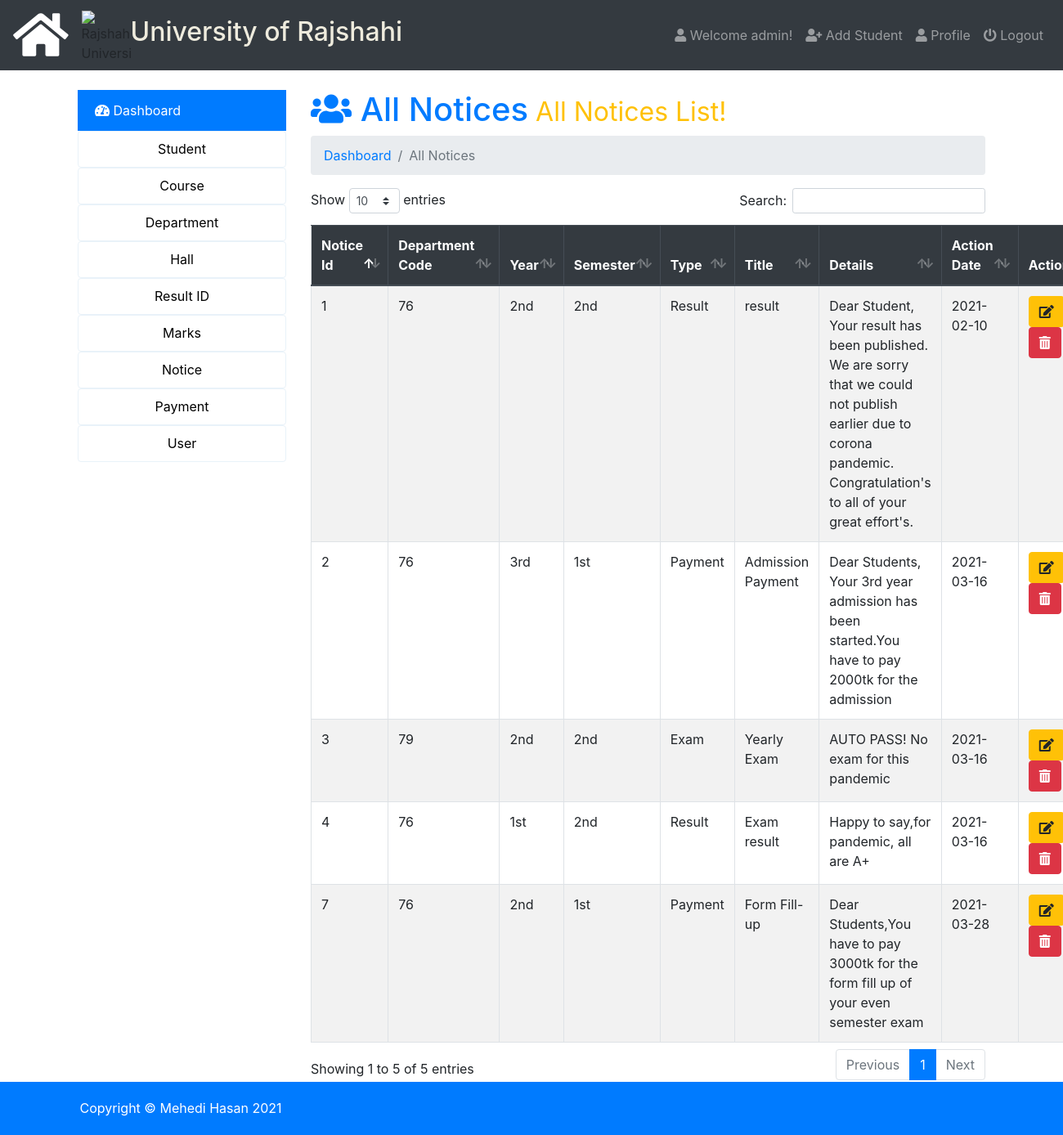
Page /admin/index.php?page=all-notice (signed in) on the earlier database version.
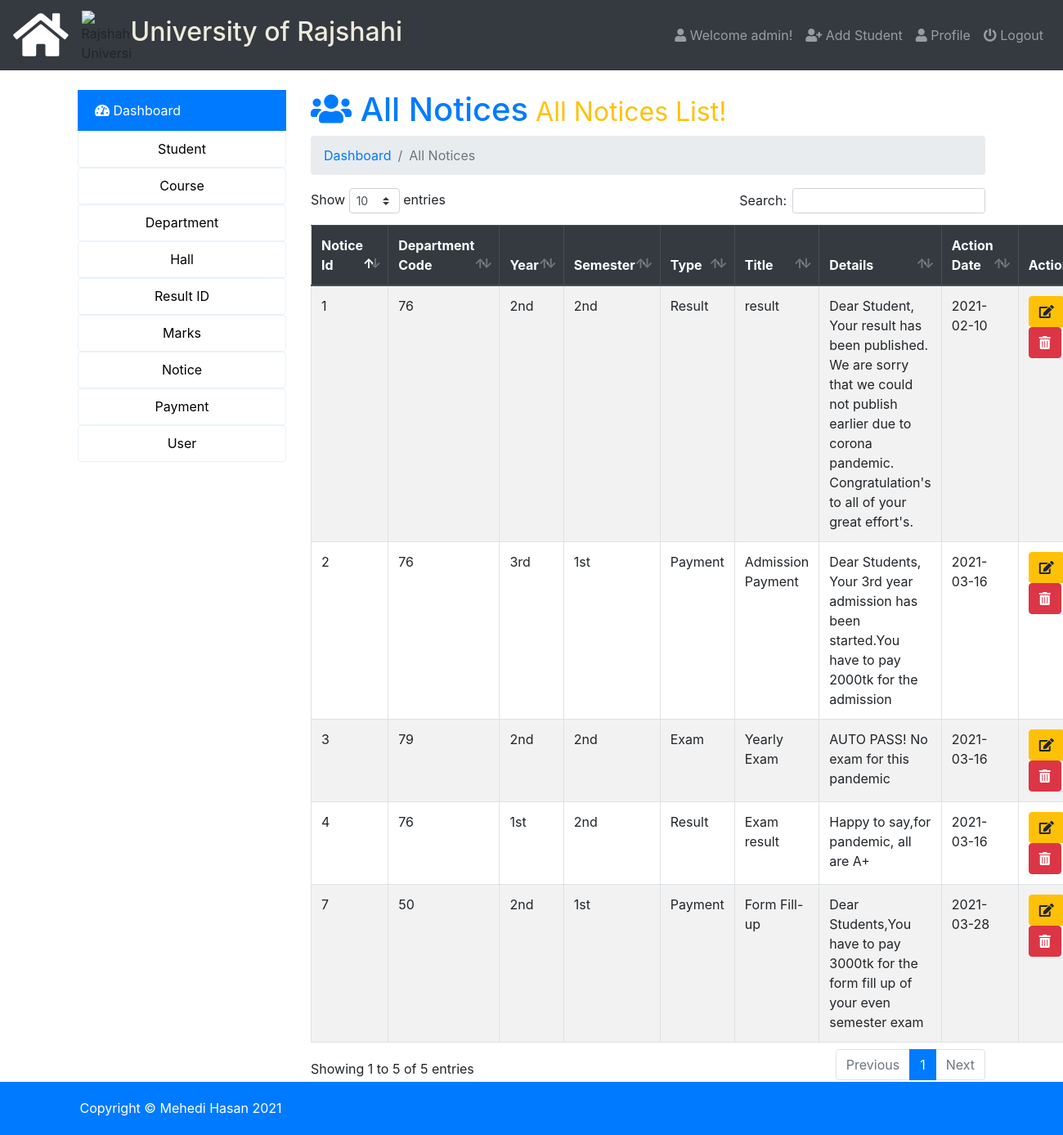
Same page on the later database version.
### tables this page shows
CREATE TABLE `student_notice` (
  `student_notice_id` int(20) NOT NULL,
  `department_code` varchar(20) NOT NULL,
  `notice_year` enum('1st','2nd','3rd','4th') NOT NULL,
  `notice_semester` enum('1st','2nd') NOT NULL,
  `type_of_notice` enum('Exam','Payment','Result','Vacation','Other''s') NOT NULL,
  `title` varchar(500) NOT NULL,
  `details` longtext NOT NULL,
  `due_date` date NOT NULL COMMENT 'Date or final date the notice will get executed'
);

### admin/all-notice.php (the view, shortened to what this page needs)
<h1 class="text-primary"><i class="fas fa-users"></i>  All Notices<small class="text-warning"> All Notices List!</small></h1>
<nav aria-label="breadcrumb">
  <ol class="breadcrumb">
     <li class="breadcrumb-item" aria-current="page"><a href="index.php">Dashboard </a></li>
     <li class="breadcrumb-item active" aria-current="page">All Notices</li>
  </ol>
</nav>
<table class="table  table-striped table-hover table-bordered" id="data">
  <thead class="thead-dark">
    <tr>
      <th scope="col">Notice Id</th>
      <th scope="col">Department Code</th>
      <th scope="col">Year</th>
      <th scope="col">Semester</th>
      <th scope="col">Type</th>
      <th scope="col">Title</th>
      <th scope="col">Details</th>
      <th scope="col">Action Date</th>
      <th scope="col">Action</th>
    </tr>
  </thead>
  <tbody>
    <?php
      $query=mysqli_query($db_con,'SELECT * FROM `student_notice` ORDER BY `student_notice`.`student_notice_id` ASC;');
      $i=1;
      while ($result = mysqli_fetch_array($query)) { ?>
      <tr>
        <?php
        echo '<td>'.$result['student_notice_id'].'</td>
          <td>'.ucwords($result['department_code']).'</td>
          <td>'.$result['notice_year'].'</td>
          <td>'.$result['notice_semester'].'</td>
          <td>'.$result['type_of_notice'].'</td>
          <td>'.$result['title'].'</td>
          <td>'.$result['details'].'</td>
          <td>'.$result['due_date'].'</td>
          <td>
            <a class="btn btn-xs btn-warning" href="index.php?page=edit-notice&id='.base64_encode($result['student_notice_id']).'">
              <i class="fa fa-edit"></i></a>
             &nbsp; <a class="btn btn-xs btn-danger" onclick="javascript:confirmationDelete($(this));return false;" href="index.php?page=delete-notice&id='.base64_encode($result['student_notice_id']).'">
             <i class="fas fa-trash-alt"></i></a></td>';?>
      </tr>
     <?php $i++;} ?>
  </tbody>
</table>

Differences in the rows shown:
changed student_notice "Form Fill-up": department_code "76" → "50"
